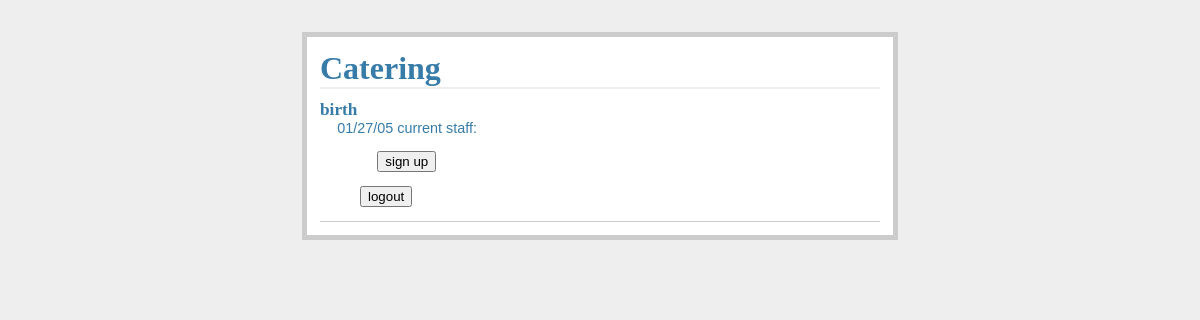
Page /staff_page on the earlier database version.
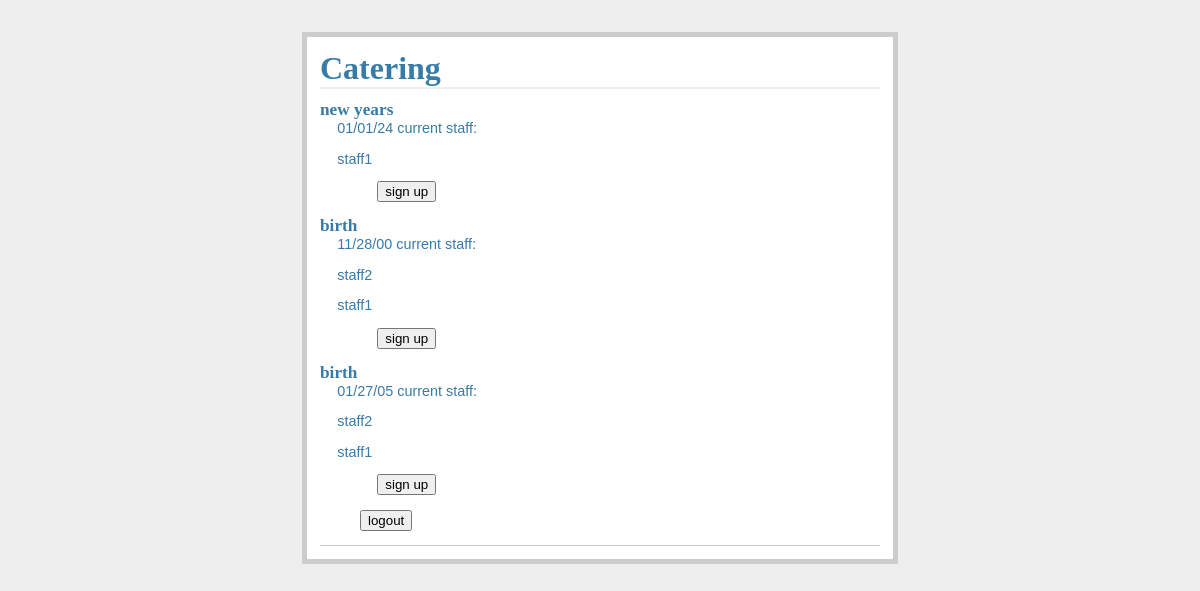
Same page on the later database version.
### login.py (models this page shows, shortened)
class Events(db.Model):
    id = mapped_column(Integer, primary_key=True)
    event_user = mapped_column(Text, nullable=False)
    event_title = mapped_column(Text, nullable=False)
    event_date = mapped_column(Text, nullable=False)
    event_staff_count = mapped_column(Integer, nullable=False)

class Staff(db.Model):
    id = mapped_column(Integer, primary_key=True)
    event_date = mapped_column(Text, nullable=False)
    event_staff = mapped_column(Text, nullable=False)

### catering.py (the view)
@app.route("/staff_page", methods=["GET", "POST"])
def staff_page():
    events = list(
        db.session.execute(
            db.select(Events).order_by(Events.id.desc())
        ).scalars()
    )
    curr_staff = list(
        db.session.execute(
            db.select(Staff).order_by(Staff.id.desc())
        ).scalars()
    )
    return render_template("staff_page.html", events=events, staff=curr_staff)

### templates/staff_page.html
{% extends "layout.html" %}
{% block body %}
<a action="{{ url_for('staff_page') }}" class="add-entry">
  <ul class="entries">
    {% for e in events %}
      {% if e.event_staff_count < 3 %}
        <li><h2>{{ e.event_title }}</h2>{{ e.event_date }}
          current staff:
          {% for s in staff%}
            {% if s.event_date == e.event_date %}
            <p>{{s.event_staff}}</p>
            {% endif %}
          {% endfor %}
          <form action="{{ url_for('sign_up') }}" method="post">
            <dl>
              <dd><input type="hidden" name="event_date" value={{e.event_date}} />
              <dd><input type="submit" value="sign up">
            </dl>
          </form>
      {% endif %}
    {% else %}
      <li><em>Unbelievable.  No entries here so far</em>
    {% endfor %}
    </ul>
</a>
<form action="{{ url_for('logout') }}" method="post" class="add-entry">
    <dl>
      <dd><input type="submit" value="logout">
    </dl>
  </form>
{% endblock %}

### templates/layout.html (shortened to what this page needs)
<!doctype html>
<link rel="stylesheet" type="text/css" href="{{ url_for('static', filename='style.css') }}">
<div class="page">
  <h1>Catering</h1>
  {% block body %}{% endblock %}
</div>

### static/style.css (style rules this page uses)
a, h1, h2 { color: #377BA8; }
h1, h2 { font-family: 'Georgia', serif; margin: 0; }
h1 { border-bottom: 2px solid #eee; }
h2 { font-size: 1.2em; }
.page { margin: 2em auto; width: 35em; border: 5px solid #ccc; padding: 0.8em; background: white; }
.entries { list-style: none; margin: 0; padding: 0; }
.entries li { margin: 0.8em 1.2em; }
.entries li h2 { margin-left: -1em; }
.add-entry { font-size: 0.9em; border-bottom: 1px solid #ccc; }
.add-entry dl { font-weight: bold; }

Differences in the rows shown:
added Events: event_title "new years", event_date "01/01/24"
added Staff: event_staff "staff1", shown under "new years"
added Events: event_title "birth", event_date "11/28/00"
now on this page (row edited): Staff: event_staff "staff2", shown under "birth"
now on this page (row unchanged): Staff: event_staff "staff1", shown under "birth"
changed Events (number 3 of 3 on the later page): gains Staff (event_staff "staff1")
added Staff: event_staff "staff2", shown under Events (number 3 of 3 on the later page)
